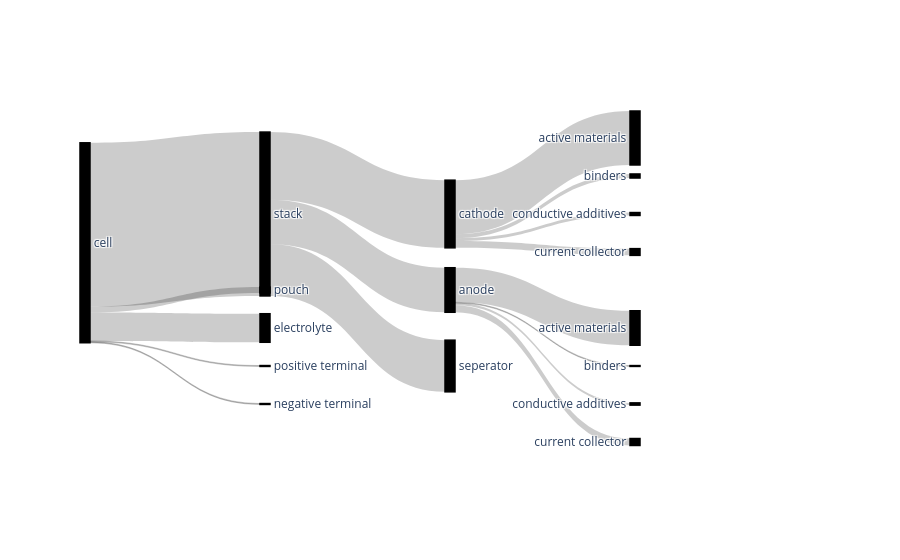

This figure's notebook cell:
### Code cell
import plotly.graph_objects as go

fig = go.Figure(
    data = [
        go.Sankey(
            node=dict(
                pad=15,
                thickness=10,
                line=dict(color="black", width=1.5),
                label=["cell", 
                       "stack", "pouch", "electrolyte", "positive terminal", "negative terminal", 
                       "cathode", "anode", "seperator",
                       "active materials", "binders", "conductive additives", "current collector",
                       "active materials", "binders", "conductive additives", "current collector"],
                color="black",
                x=[0, 
                   0.25, 0.25, 0.25, 0.25, 0.25, 
                   0.5, 0.5, 0.5,
                   0.75, 0.75, 0.75, 0.75,
                   0.75, 0.75, 0.75, 0.75],
                y=[0,
                   0.3, 0.5, 0.6, 0.7, 0.8,
                   0.3, 0.5, 0.7,
                   0.1, 0.2, 0.3, 0.4,
                   0.6, 0.7, 0.8, 0.9]
            ),
            link=dict(
                source = [0, 0, 0, 0, 0, 1, 1, 1, 6, 6, 6, 6, 7, 7, 7, 7],
                target = [1, 2, 3, 4, 5, 6, 7, 8, 9,10,11,12,13,14,15,16],
                value = [cell.cost_breakdown[cell.stack], 
                         cell.cost_breakdown[cell.pouch], 
                         cell.cost_breakdown[cell.electrolyte], 
                         cell.cost_breakdown[cell.positive_terminal], 
                         cell.cost_breakdown[cell.negative_terminal],
                         cell.stack.cost_breakdown[cell.stack.cathode],
                         cell.stack.cost_breakdown[cell.stack.anode],
                         cell.stack.cost_breakdown[cell.stack.seperator],
                         sum(cell.stack.cathode_cost_breakdown['Active Material'].values()),
                         sum(cell.stack.cathode_cost_breakdown['Binder'].values()),
                         sum(cell.stack.cathode_cost_breakdown['Conductive Additive'].values()),
                         cell.stack.cathode_cost_breakdown['Current Collector'],
                         sum(cell.stack.anode_cost_breakdown['Active Materials'].values()),
                         sum(cell.stack.anode_cost_breakdown['Binders'].values()),
                         sum(cell.stack.anode_cost_breakdown['Conductive Additives'].values()),
                         cell.stack.anode_cost_breakdown['Current Collector']
                         ]
            )
        )
    ]
)

fig.show()

### Figure 1 — Plotly figure (JSON) as saved in the notebook; plotly's stock layout.template omitted (floating-point values rounded to 4 significant figures)
{"data": [{"link": {"source": [0, 0, 0, 0, 0, 1, 1, 1, 6, 6, 6, 6, 7, 7, 7, 7], "target": [1, 2, 3, 4, 5, 6, 7, 8, 9, 10, 11, 12, 13, 14, 15, 16], "value": [2.92, 0.103, 0.509, 0.016, 0.016, 1.206, 0.794, 0.921, 0.962, 0.072, 0.052, 0.12, 0.615, 0.015, 0.04, 0.124]}, "node": {"color": "black", "label": ["cell", "stack", "pouch", "electrolyte", "positive terminal", "negative terminal", "cathode", "anode", "seperator", "active materials", "binders", "conductive additives", "current collector", "active materials", "binders", "conductive additives", "current collector"], "line": {"color": "black", "width": 1.5}, "pad": 15, "thickness": 10, "x": [0, 0.25, 0.25, 0.25, 0.25, 0.25, 0.5, 0.5, 0.5, 0.75, 0.75, 0.75, 0.75, 0.75, 0.75, 0.75, 0.75], "y": [0, 0.3, 0.5, 0.6, 0.7, 0.8, 0.3, 0.5, 0.7, 0.1, 0.2, 0.3, 0.4, 0.6, 0.7, 0.8, 0.9]}, "type": "sankey"}], "layout": {}}
